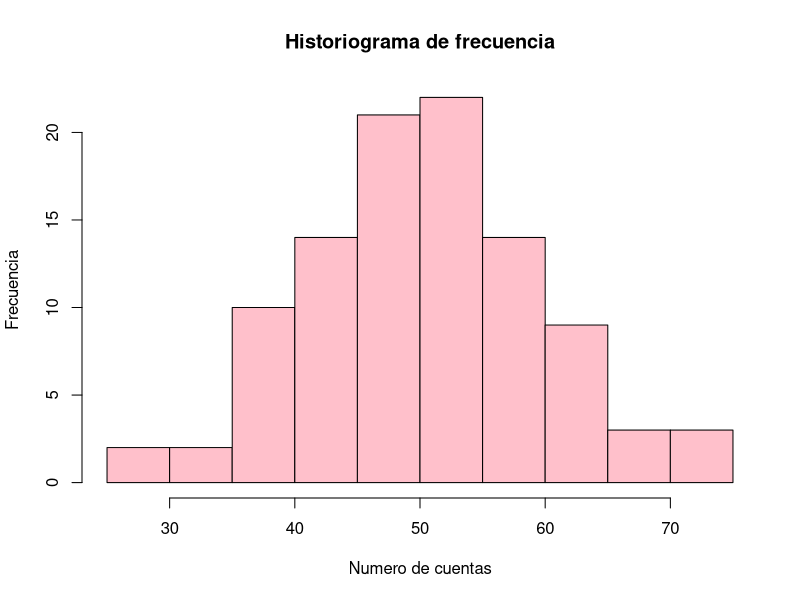
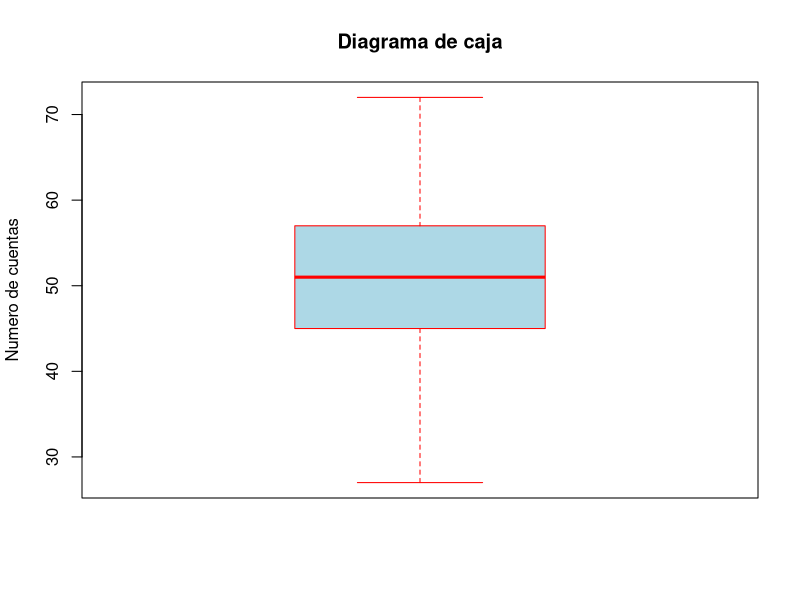
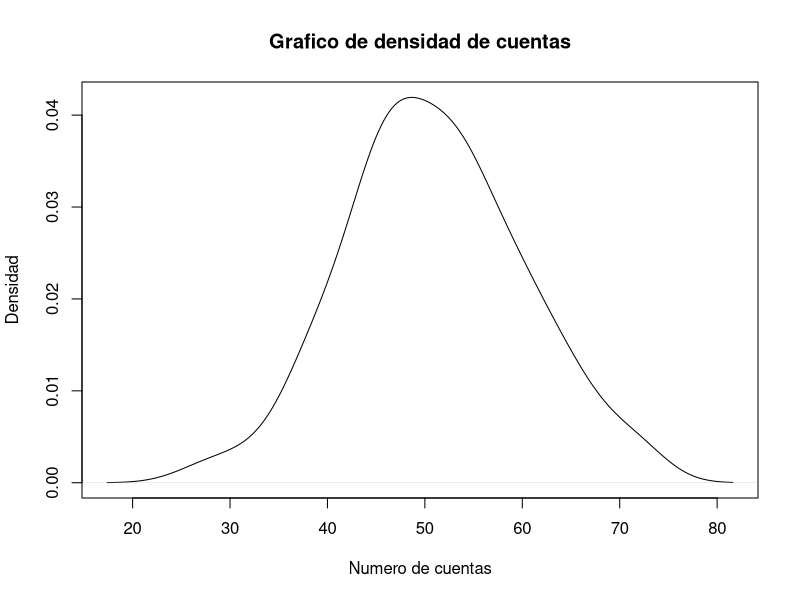
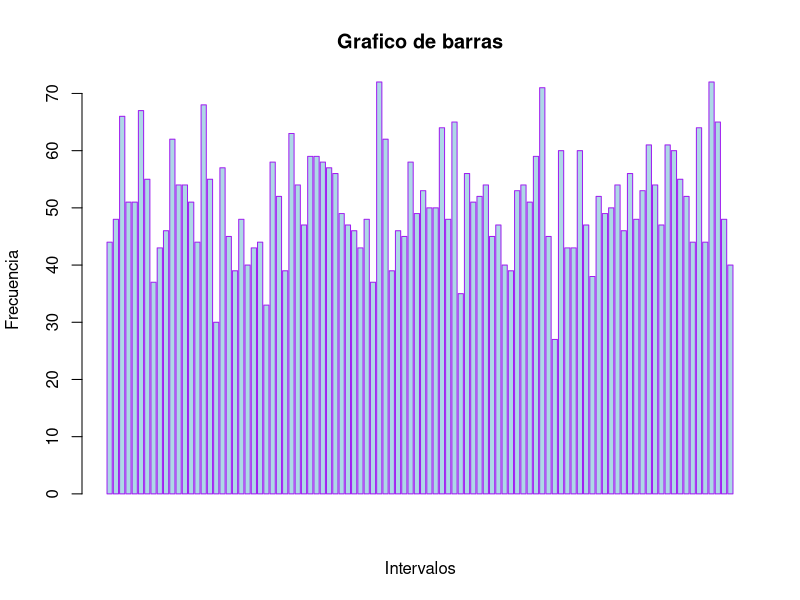

Write the R code that produced these figures, in order.
#Práctica 1: Completa los siguientes ejercicios confeccionando un documento
#en el cual se detallen las operaciones llevadas a caba durante el desarrollo
#de la siguiente actividad.

#Ejercicio 1 vector_x_vector_y
vector_x <- c(1,2,3,4,5)
vector_y <- c(9.1,2.4,7.5,1.3,3.4)

#Un vector (v) es una matriz unidimensional que queda definida entre paréntesis, datos del mismo tipo.
#Es una estructura de datos unidimensional que almacena tipos de datos: numéricos, cadena de caracteres
#y/o lógicos. Por ello, es la estructura de datos más sencilla en R.
#Por ejemplo, "1 fila x nº columnas" es un vector de fila o "1 columna x nº filas"
#es un vector de columna. 
#La lista es una enumeración de datos que tiene más de una dimensión, pues permite almacenar
#datos de distinto tipo simultáneamente, mientras que el vector solo puede almacenar de un tipo a la vez.
#Tanto la longitud de x como de y es 5, pues tiene cinco valores en una dimensión.
#'integer' es una función en la que solo se pueden almacenar números enteros, sin decimales. Por ejemplo, el 1.
#'double' es una función en la que se pueden almacenar numéros reales, es decir, con decimales. Por ejemplo, el 3,5.
#Los vectores que almacenan datos enteros pueden procesarse más rápidamente que los vectores que
#almacenan datos con decimales, además de que ocupa menos memoria. Sin embargo, los datos double suelen
#ser más precisos.


#Ejercicio 2 operaciones_x_y
# Suma
valor_suma <- vector_x+vector_y
print(valor_suma)
# Resta
valor_resta <- vector_x-vector_y
print(valor_resta)
# Multiplicación
valor_mult <- vector_x*vector_y
print(valor_mult)
# División
valor_div <- vector_x/vector_y
print(valor_div)
# Potencia (elevar a)
resultado_potencia <- vector_x^vector_y
print(resultado_potencia)


#Ejercicio 3 eleva_cada_termino_de_y_al_cuadrado
# Potencia (elevar a)
valor_elevacion_cuadrado <- vector_y^2
print(valor_elevacion_cuadrado)


#Ejercicio 4 multiplica_cada_termino_de_y_por_10
# Multiplicación
valor_mult <- vector_y*10
print(valor_mult)


#Ejercicio 5 sumar_25_a_cada_termino_de_y
# Suma
valor_suma <- vector_y+25
print(valor_suma)


#Ejercicio 6 valor_maximo_de_y. Hay dos maneras de hacerlo:
#Manera1
max(vector_y)
#Manera2
maximo_y <- max(vector_y)
print(maximo_y)


#Ejercicio 7 valor_minimo_de_y. Hay dos maneras de hacerlo:
#Manera1
min(vector_y)
#Manera2
minimo_y <- min(vector_y)
print(minimo_y)


#Ejercicio 8 valor_absoluto_primer_valor_numerico_y
absoluto_y <- abs(vector_y[1])
print(absoluto_y)


#Ejercicio 9 raiz_cuadrada_valores_numericos_y
# Raíz cuadrada
resultado_raiz <- sqrt(vector_y)
print(resultado_raiz)


#Ejercicio 10 suma_valores_y
# Suma
valor_suma <- sum(vector_y)
print(valor_suma)


#Ejercicio 11 list_x_y
list <- c(vector_x,vector_y)
print(list)
length(list)
class(list)
#La longitud de este objeto llamado "lista" es 10
#double
#Esto se debe a que, cuando se crea un vector numérico con números decimales, se le asigna de facto a este tipo de datos. 


#Ejercicio 12 valores_NA_objeto_list
is.na(list)
#Da FALSE porque o existen valores NA en este objeto


#Ejercicio 13 vector_de_nombre_z
vector_z <- c(29,NA,12,46,73)


#Ejercicio 14 media_de_z
media_z <- mean(vector_z)
print(media_z)
#NA, porque uno de sus valores es NA, y por tanto, no se puede calcular la media. NO hay un valor asignado.
#Posible solución:
media_z <- mean(vector_z, na.rm = TRUE)
mean(media_z)


#Ejercicio 15 matriz_4_filas_y_3_columnas
matriz <- matrix(c(24,69,3,90,23,56,1,63,87,21,77,19), 
                  nrow = 4, ncol = 3)
print(matriz)
#En base a los numeros que hemos puesto, se van rellenando de arriba hacia abajo, por columnas, desde la primera columna y la primera fila, hacia abajo, hasta que comienza la segunda columna y primera fila y así sucesivamente.


#Ejercicio 16 matriz_filas
matriz_filas <- matrix(c(24,69,3,90,23,56,1,63,87,21,77,19),
                       nrow = 4, ncol = 3,
                       byrow = TRUE)
print(matriz_filas)


#Ejercicio 17 matriz_a_y_matriz_b
matriz_a <- matrix(c(1:9),
                   nrow = 3, ncol = 3)
print(matriz_a)

matriz_b <- matrix(c(10:18),
                   nrow = 3, ncol = 3)
print(matriz_b)


#Ejercicio 18 suma_y_resta_las_matrices
# Suma
suma_matriz <- matriz_a+matriz_b
print(suma_matriz)
# Resta
resta_matriz <- matriz_a-matriz_b
print(resta_matriz)
#-9
#Porque resta los valores de la matriz, posición por posición, elemento a elemento, y por ello, da ese resultado.


#Ejercicio 19
#matriz
matriz_t <- t(matriz)
print(matriz_t)


#Ejercicio 20 multiplica_matriz_por_consonante
# Multiplicación
matriz_mult_consonante <- matriz*8
print(matriz_mult_consonante)


#Ejercicio 21
# Multiplicación
matriz_mult <- matriz_a*matriz_b
print(matriz_mult)


#Ejercicio 22
print(matriz_mult[[2,3]])
print(matriz_mult[2,])
print(matriz_mult[,2])


#Práctica 2. Práctica de Estadística Descriptiva en R.

#Ejercicio 1 Generar datos aleatorios de cuentas en un yacimiento
set.seed(123) 
num_cuentas <- round(rnorm(100, mean = 50, sd = 10))
print(num_cuentas)
#Se Fija la semilla para la reproductibilidad de los valores


#Ejercicio 2 calcula la media
mean(num_cuentas)


#Ejercicio 3 calcula la mediana
median(num_cuentas)


#Ejercicio 4 calcula la moda
moda <- as.numeric(names(sort(table(num_cuentas), decreasing = TRUE)
                         [1]))
print(paste("La moda de las cuentas en el yacimiento:", moda))


#Ejercicio 5 calcula el rango
rango <- max(num_cuentas) - min(num_cuentas)
print(rango)


#Ejercicio 6 calcula el primer cuartil
primer_cuartil <- quantile(num_cuentas, probs = 0.25)
print(primer_cuartil)


#Ejercicio 7 calcula el percentil 75
percentil_75 <- quantile(num_cuentas, probs = 0.75)
print(percentil_75)


#Ejercicio 8 varianza. Se puede escribir de dos formas, aunque la ecuación es la misma:
#Forma 1:
var(num_cuentas)
#Forma 2: 
varianza <- var(num_cuentas)
print(varianza)


#Ejercicio 9 desviacion_estandar. Se puede escribir de dos formas, aunque la ecuación es la misma:
#Forma 1: 
sd(num_cuentas)
#Forma 2:
desviacion_estandar <- sd(num_cuentas)
print(desviacion_estandar)
#Incluso se puede hacer de otra forma, que no es la misma ecuación pero da lo mismo:
sqrt(var(num_cuentas))


#Ejercicio 10 historiograma_de_frecuencia
library(ggplot2)
hist(num_cuentas,
     main = "Historiograma de frecuencia",
     xlab = "Numero de cuentas",
     ylab = "Frecuencia",
     col = "pink",
     border = "black",
     breaks = 10)


#Ejercicio 11 diagrama_de_caja_de_cuentas
boxplot(num_cuentas,
        main = "Diagrama de caja",
        ylab = "Numero de cuentas",
        col = "lightblue",
        border = "red")


#Ejercicio 12 grafico_de_densidad
densidad <- density(num_cuentas)
plot(densidad,
     main = "Grafico de densidad de cuentas",
     xlab = "Numero de cuentas",
     ylab = "Densidad")


#Ejercicio 13 grafico_de_barras
barplot(num_cuentas,
        main = "Grafico de barras",
        xlab = "Intervalos",
        ylab = "Frecuencia",
        col = "lightblue",
        border = "purple")


#Ejercicio 14 generar_muestras_longitud_10_para_5_variables.
#Para poder visualizarlo mejor, se plantea la elaboración de un data frame.
tipo_artefacto <- sample(c("Hachas", "Idolos", "Cuentas", "Fibulas", "Cuencos"), 10, replace = TRUE)
material <- sample(c("Litico", "Metal", "Vidrio", "Ceramica"), 10, replace = TRUE)
periodo_cultural <- sample(c("Paleolitico", "Neolitico", "Calcolitico","Edad_Bronce","Edad_Hierro"), 10, replace = TRUE)
estado_conservacion <- sample(c("Excelente","Bueno", "Regular", "Malo"), 10, replace = TRUE)
ubicacion <- sample(c("Antequera", "Valencina_de_la_Concepcion", "Granada","Cumbres_Mayores"), 10, replace = TRUE)

datos_ejercicio_14 <- data.frame(
  tipo_artefacto = tipo_artefacto,
  material = material, 
  periodo_cultural = periodo_cultural,
  estado_conservacion = estado_conservacion,
  ubicacion = ubicacion
)
print(datos_ejercicio_14)
View(datos_ejercicio_14)

tabla_tipo_artefacto <- table(tipo_artefacto)
View(tabla_tipo_artefacto)

tabla_material <- table(material)
View(tabla_material)

tabla_periodo_cultural <- table(periodo_cultural)
View(tabla_periodo_cultural)

tabla_estado_conservacion <- table(estado_conservacion)
View(tabla_estado_conservacion)

tabla_ubicacion <- table(ubicacion)
View(tabla_ubicacion)




